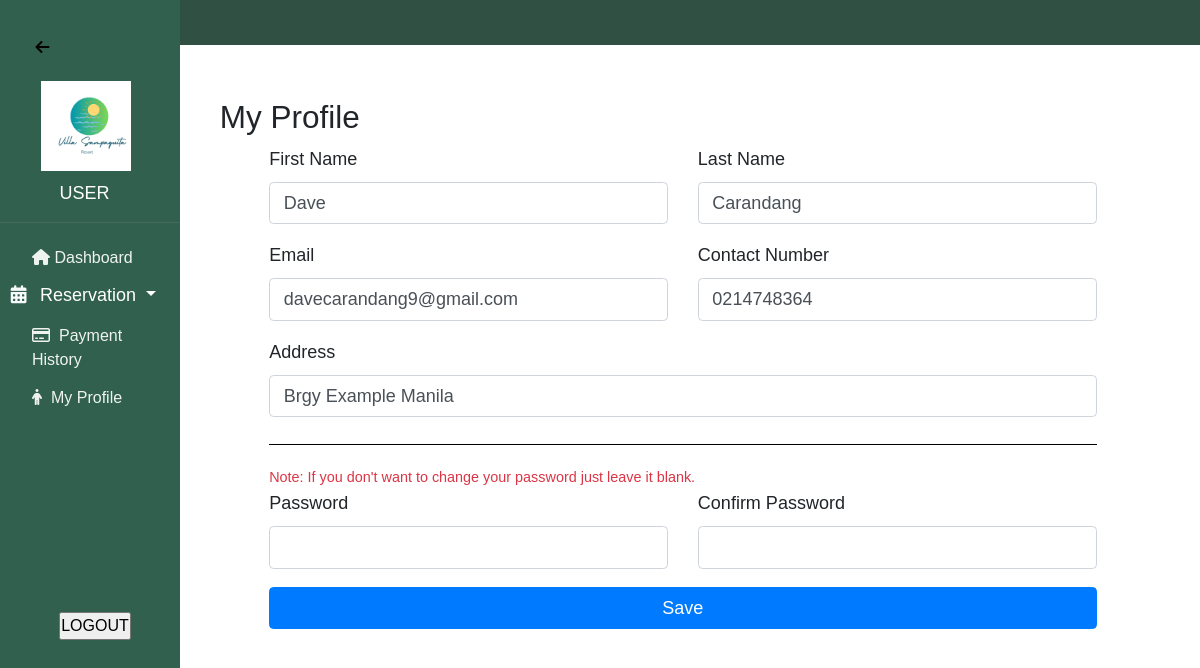
Screenshot of /userview/profile.php (signed in) with the database file from the repository.
### tables this page shows
CREATE TABLE `people` (
  `people_Id` int(11) NOT NULL,
  `fName` varchar(250) NOT NULL,
  `lName` varchar(250) NOT NULL,
  `user_type` varchar(250) NOT NULL,
  `email` varchar(250) NOT NULL,
  `contactNumber` varchar(250) NOT NULL,
  `address` varchar(250) NOT NULL,
  `password` varchar(250) NOT NULL,
  `user_date_created` varchar(250) NOT NULL
);

### userview/profile.php (the view, shortened to what this page needs)
<?php
include('../database/connect.php');
  $peopleId = $_SESSION['peopleId'];
?>
<!DOCTYPE html>
<html>
<head>
  <head>
        <link rel="stylesheet" href="https://cdn.jsdelivr.net/npm/bootstrap@4.0.0/dist/css/bootstrap.min.css">
        <link rel="stylesheet" href="https://cdnjs.cloudflare.com/ajax/libs/font-awesome/4.7.0/css/font-awesome.min.css">
        <link rel="stylesheet" href="../admin_dashboard/home.css"></link>
        <link rel="stylesheet" href="https://ajax.googleapis.com/ajax/libs/jqueryui/1.12.1/themes/smoothness/jquery-ui.css">
        <link rel="stylesheet" href="//code.jquery.com/ui/1.12.1/themes/base/jquery-ui.css">
  </head>
</head>
<body style="overflow-x: hidden;">
        <?php
            include "../user_dashboard/header.php";
            include "../user_dashboard/sidebar.php";
        ?>
<div class="row ml-5">
    <div class="col-md-1 ">
    </div>
  <div class="col-md-11  ">
  <div class="d-flex justify-content: center; align-items: center " style="flex-direction: column;">
    <h3 class="ml-5 mt-5">My Profile</h3>
  </div>
  <div class="mb-5" >
    <form action="profile_update.php" method="POST" style="width: 80%; margin: 0 auto;">
        <?php
        $sql = "SELECT * FROM people WHERE people_Id='$peopleId'";
        $result = $conn->query($sql);
        ?>
        <?php if($result->num_rows > 0){?>
            <?php while($rows = $result->fetch_assoc()){?>
            <div class="row">
                <div class="col-md-6">
                    <label for="">First Name</label>
                    <input type="text" class="form-control" name="first_name" value="<?php echo $rows['fName'];?>">
                </div>
                <div class="col-md-6">
                    <label for="">Last Name</label>
                    <input type="text" class="form-control" name="last_name" value="<?php echo $rows['lName'];?>">
                </div>
            </div>
            <div class="row mt-3">
                <div class="col-md-6">
                    <label for="">Email</label>
                    <input type="text" class="form-control" name="email" value="<?php echo $rows['email'];?>">
                </div>
                <div class="col-md-6">
                    <label for="">Contact Number</label>
                    <input type="text" class="form-control" name="contact" value="<?php echo $rows['contactNumber'];?>">
                </div>
            </div>
            <div class="row mt-3 mb-4">
                <div class="col-md-12">
                    <label for="">Address</label>
                    <input type="text" class="form-control" name="address" value="<?php echo $rows['address'];?>">
                </div>
            </div>
            <hr style="background: black">
            <small class="mt-5 text-danger">Note: If you don't want to change your password just leave it blank.</small>
            <div class="row ">
                <div class="col-md-6">
                    <label for="">Password</label>
                    <input type="text" class="form-control" name="new_password" value="">
                </div>
                <div class="col-md-6">
                    <label for="">Confirm Password</label>
                    <input type="text" class="form-control" name="newconfirm_password" value="">
                </div>
            </div>
            <?php } ?>
        <?php } ?>
        <input type="submit" value="Save" name="updateProfile" class="btn btn-primary btn-block mt-3">
    </form>
  </div>
  </div>
</div>
</body>
</html>

### admin_dashboard/home.css (style rules this page uses)
* { margin: 0; padding: 0; font-family: 'italic', sans-serif; font-size: 18px; }

### rows the page displays
people: first_name "Dave", last_name "Carandang", email "davecarandang9@gmail.com", contact "0214748364", address "Brgy Example Manila"
